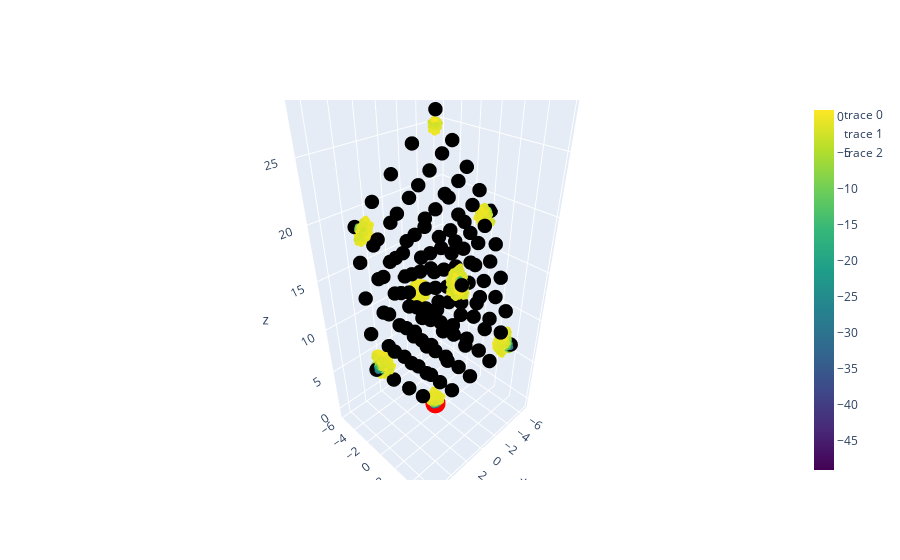

Notebook source saved alongside this figure:
### Code cell
XGChi0.Vis_tool(chi0rr_prim, R3D_prim, A_prim, B_prim, C_prim, ngkpt_prim, natom_prim, xred_prim, N=10000, isomin=1)
